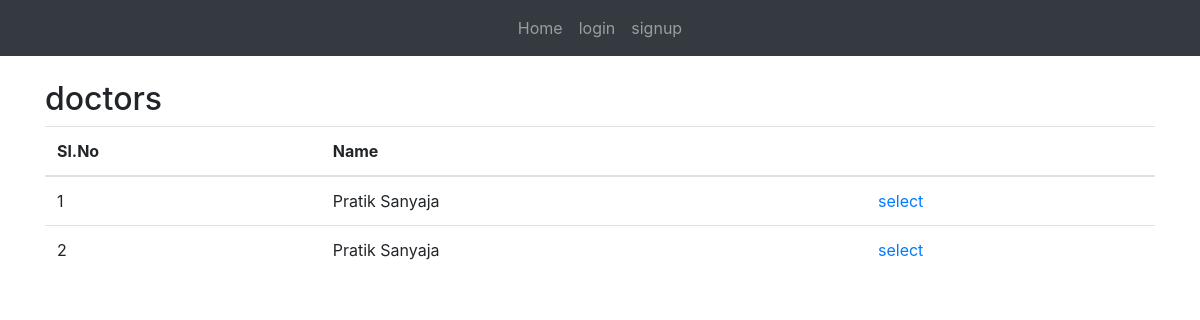
The app's page /doctors/, older data.
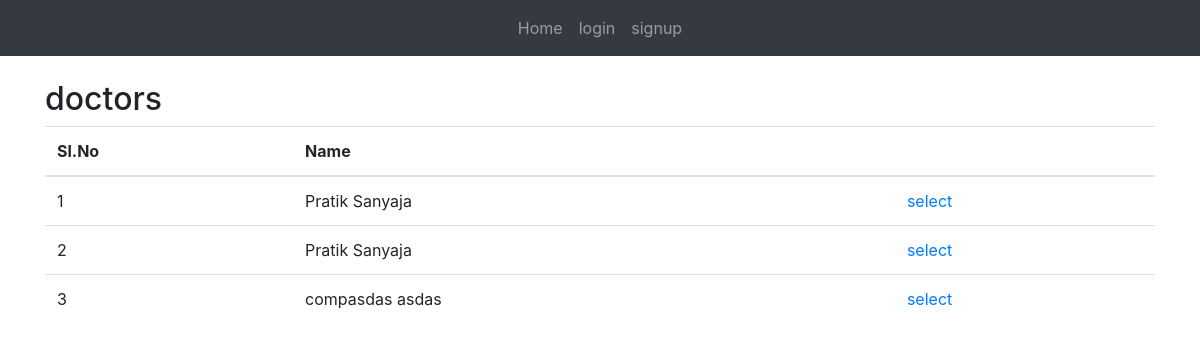
The same page, newer data.
### doctors/models.py (models this page shows, shortened)
class Doctors(models.Model):
    user = models.ForeignKey(get_user_model(), on_delete=models.CASCADE, related_name='doctors_user')
    specialised = models.CharField(max_length=15, default='PATIENT')
    addr = models.CharField(max_length=155, null=True)
    qualification = models.CharField(max_length=100, blank=True, null=True)

### users/models.py (models this page shows, shortened)
class User(AbstractBaseUser, PermissionsMixin):
    email = models.EmailField(unique=True)
    first_name = models.CharField(_('first name'), max_length=30, blank=True)
    last_name = models.CharField(_('last name'), max_length=150, blank=True)
    is_staff = models.BooleanField(
        _('staff status'),
        default=False,
        help_text=_('Designates whether the user can log into this admin site.'),
    )
    type = models.CharField(max_length=15, choices=USER_TYPE, default='PATIENT')
    date_joined = models.DateTimeField(_('date joined'), default=timezone.now)
    USERNAME_FIELD = 'email'
    objects = UserManager()

### doctors/views.py (the view)
# urls.py: path('doctors/', include('doctors.urls', namespace='doctors')),
def doctors(request):
    doctors_list = models.Doctors.objects.all()
    return render(request, 'doctors.html', {'doctors': doctors_list})

### templates/doctors.html (shortened to what this page needs)
{% extends 'app_base.html' %}
{% block content %}
  <h2>doctors</h2>
   <div class="row">
    <div class="col-md-12 table-responsive">
    <div class="common-table">
     <table class="table my-pagination">
      <thead>
       <tr class="tr-head">
        <th>Sl.No</th>
        <th>Name</th>
        <th></th>
       </tr>
      </thead>
      <tbody>
      {% if doctors %}
          {% for doc in doctors %}
      <tr class="tr-body">
        <td>{{forloop.counter}}</td>
        <td>{{doc.user.first_name}} {{doc.user.last_name}}</td>
        <td><a href="/doctors/appointments/create/{{doc.pk}}" >select</a></td>
      </tr>
       {% endfor %}
       {% else %}
       <tr class="no-data">
        <td colspan="20">No Data</td>
       </tr>
       {% endif %}
      </tbody>
     </table>
     </div>
   </div>
  </div>
{% endblock %}

Row changes from the older to the newer data that the page shows:
added Doctors: user.first_name "compasdas", user.last_name "asdas"
